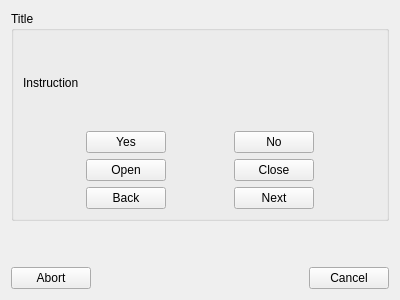
<?xml version="1.0" encoding="UTF-8"?>
<ui version="4.0">
 <class>MainMenu::CPopUpDialog</class>
 <widget class="QWidget" name="MainMenu::CPopUpDialog">
  <property name="geometry">
   <rect>
    <x>0</x>
    <y>0</y>
    <width>400</width>
    <height>300</height>
   </rect>
  </property>
  <property name="windowTitle">
   <string>Form</string>
  </property>
  <layout class="QVBoxLayout" name="verticalLayout">
   <item>
    <widget class="QGroupBox" name="groupBox">
     <property name="title">
      <string>Title</string>
     </property>
     <layout class="QVBoxLayout" name="verticalLayout_2">
      <item>
       <layout class="QHBoxLayout" name="horizontalLayout_2">
        <item>
         <widget class="QLabel" name="label">
          <property name="text">
           <string>Instruction</string>
          </property>
         </widget>
        </item>
       </layout>
      </item>
      <item>
       <layout class="QGridLayout" name="gridLayout">
        <item row="0" column="4">
         <widget class="QPushButton" name="pushButton_2">
          <property name="text">
           <string>No</string>
          </property>
         </widget>
        </item>
        <item row="1" column="3">
         <spacer name="horizontalSpacer_3">
          <property name="orientation">
           <enum>Qt::Horizontal</enum>
          </property>
          <property name="sizeHint" stdset="0">
           <size>
            <width>40</width>
            <height>20</height>
           </size>
          </property>
         </spacer>
        </item>
        <item row="1" column="4">
         <widget class="QPushButton" name="pushButton_4">
          <property name="text">
           <string>Close</string>
          </property>
         </widget>
        </item>
        <item row="1" column="2">
         <widget class="QPushButton" name="pushButton_3">
          <property name="text">
           <string>Open</string>
          </property>
         </widget>
        </item>
        <item row="0" column="2">
         <widget class="QPushButton" name="pushButton">
          <property name="text">
           <string>Yes</string>
          </property>
         </widget>
        </item>
        <item row="0" column="0">
         <spacer name="horizontalSpacer_4">
          <property name="orientation">
           <enum>Qt::Horizontal</enum>
          </property>
          <property name="sizeHint" stdset="0">
           <size>
            <width>40</width>
            <height>20</height>
           </size>
          </property>
         </spacer>
        </item>
        <item row="0" column="5">
         <spacer name="horizontalSpacer_6">
          <property name="orientation">
           <enum>Qt::Horizontal</enum>
          </property>
          <property name="sizeHint" stdset="0">
           <size>
            <width>40</width>
            <height>20</height>
           </size>
          </property>
         </spacer>
        </item>
        <item row="1" column="5">
         <spacer name="horizontalSpacer_7">
          <property name="orientation">
           <enum>Qt::Horizontal</enum>
          </property>
          <property name="sizeHint" stdset="0">
           <size>
            <width>40</width>
            <height>20</height>
           </size>
          </property>
         </spacer>
        </item>
        <item row="1" column="0">
         <spacer name="horizontalSpacer_5">
          <property name="orientation">
           <enum>Qt::Horizontal</enum>
          </property>
          <property name="sizeHint" stdset="0">
           <size>
            <width>40</width>
            <height>20</height>
           </size>
          </property>
         </spacer>
        </item>
        <item row="0" column="3">
         <spacer name="horizontalSpacer_2">
          <property name="orientation">
           <enum>Qt::Horizontal</enum>
          </property>
          <property name="sizeHint" stdset="0">
           <size>
            <width>40</width>
            <height>20</height>
           </size>
          </property>
         </spacer>
        </item>
        <item row="2" column="2">
         <widget class="QPushButton" name="pushButton_7">
          <property name="text">
           <string>Back</string>
          </property>
         </widget>
        </item>
        <item row="2" column="4">
         <widget class="QPushButton" name="pushButton_8">
          <property name="text">
           <string>Next</string>
          </property>
         </widget>
        </item>
        <item row="2" column="0">
         <spacer name="horizontalSpacer_8">
          <property name="orientation">
           <enum>Qt::Horizontal</enum>
          </property>
          <property name="sizeHint" stdset="0">
           <size>
            <width>40</width>
            <height>20</height>
           </size>
          </property>
         </spacer>
        </item>
        <item row="2" column="3">
         <spacer name="horizontalSpacer_9">
          <property name="orientation">
           <enum>Qt::Horizontal</enum>
          </property>
          <property name="sizeHint" stdset="0">
           <size>
            <width>40</width>
            <height>20</height>
           </size>
          </property>
         </spacer>
        </item>
        <item row="2" column="5">
         <spacer name="horizontalSpacer_10">
          <property name="orientation">
           <enum>Qt::Horizontal</enum>
          </property>
          <property name="sizeHint" stdset="0">
           <size>
            <width>40</width>
            <height>20</height>
           </size>
          </property>
         </spacer>
        </item>
       </layout>
      </item>
     </layout>
    </widget>
   </item>
   <item>
    <spacer name="verticalSpacer">
     <property name="orientation">
      <enum>Qt::Vertical</enum>
     </property>
     <property name="sizeType">
      <enum>QSizePolicy::Preferred</enum>
     </property>
     <property name="sizeHint" stdset="0">
      <size>
       <width>20</width>
       <height>40</height>
      </size>
     </property>
    </spacer>
   </item>
   <item>
    <layout class="QHBoxLayout" name="horizontalLayout">
     <item>
      <widget class="QPushButton" name="pushButton_5">
       <property name="text">
        <string>Abort</string>
       </property>
      </widget>
     </item>
     <item>
      <spacer name="horizontalSpacer">
       <property name="orientation">
        <enum>Qt::Horizontal</enum>
       </property>
       <property name="sizeHint" stdset="0">
        <size>
         <width>40</width>
         <height>20</height>
        </size>
       </property>
      </spacer>
     </item>
     <item>
      <widget class="QPushButton" name="pushButton_6">
       <property name="text">
        <string>Cancel</string>
       </property>
      </widget>
     </item>
    </layout>
   </item>
  </layout>
 </widget>
 <resources/>
 <connections/>
</ui>
